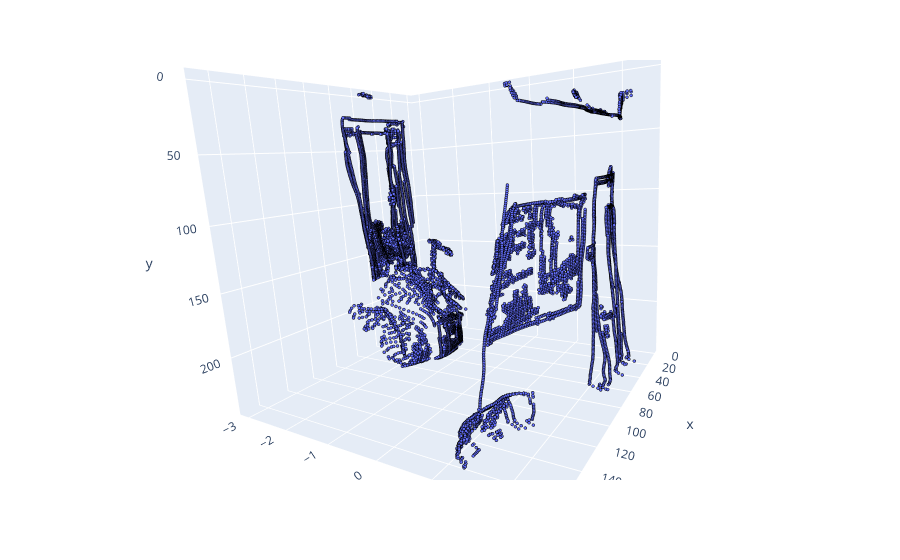

Source (notebook cell):
### Markdown cell above
### Test Multiple

### Just concept, not clean!

### Code cell
o1_img=np.array(Image.open(str('./images/round1/0.jpg')).resize((640,480)))
d1_img=predict(model, o1_img)
e1_img = cv2.Canny(o1_img, 100, 200)
e1_img = cv2.resize(e1_img, dsize=(320, 240), interpolation=cv2.INTER_CUBIC)
d1_img = d1_img.squeeze()

o2_img=np.array(Image.open(str('./images/round1/180.jpg')).resize((640,480)))
d2_img=predict(model, o2_img)
e2_img = cv2.Canny(o2_img, 100, 200)
e2_img = cv2.resize(e2_img, dsize=(320, 240), interpolation=cv2.INTER_CUBIC)
d2_img = d2_img.squeeze()

y1, x1 = np.nonzero(e1_img)
z1 = [d1_img[y1[i], x1[i]] for i in range(len(x1))]

y2,x2= np.nonzero(e2_img)
z2= [d2_img[y2[i], x2[i]] for i in range(len(x2))]

for i in range(len(x1)):
    
    z1[i] =  z1[i] * np.sin(45)
    x1[i] =  x1[i] * np.cos(45)
    
for i in range(len(x2)):
    z2[i] =  z2[i] * np.sin(225)
    x2[i] =  x2[i] * np.cos(225)
    
    
x, y, z = np.concatenate((x1, x2), axis=0), np.concatenate((y1, y2), axis=0), np.concatenate((z1, z2), axis=0)

fig = px.scatter_3d(x = x, y = y, z = z, height=600)
fig.update_traces(marker=dict(size=1, line=dict(width=1,color='black')))

### Figure 1 — Plotly figure (JSON) as saved in the notebook; plotly's stock layout.template omitted (floating-point values rounded to 4 significant figures; data arrays with more than 128 entries replaced by an {"elided": "..."} marker saying what was removed)
{"data": [{"hovertemplate": "x=%{x}<br>y=%{y}<br>z=%{z}<extra></extra>", "legendgroup": "", "marker": {"color": "#636efa", "line": {"color": "black", "width": 1}, "size": 1, "symbol": "circle"}, "mode": "markers", "name": "", "scene": "scene", "showlegend": false, "type": "scatter3d", "x": {"elided": "14005 int values"}, "y": {"elided": "14005 int values"}, "z": {"elided": "14005 float values"}}], "layout": {"autosize": true, "dragmode": "zoom", "legend": {"tracegroupgap": 0}, "margin": {"t": 60}, "scene": {"aspectmode": "auto", "aspectratio": {"x": 1, "y": 1, "z": 1}, "camera": {"center": {"x": -0.01883, "y": 0.1327, "z": -0.04343}, "eye": {"x": 1.326, "y": -0.2012, "z": 0.8467}, "projection": {"type": "perspective"}, "up": {"x": -0.2062, "y": -0.977, "z": -0.05491}}, "domain": {"x": [0, 1], "y": [0, 1]}, "dragmode": "orbit", "xaxis": {"title": {"text": "x"}, "type": "linear"}, "yaxis": {"title": {"text": "y"}, "type": "linear"}, "zaxis": {"title": {"text": "z"}, "type": "linear"}}}}
